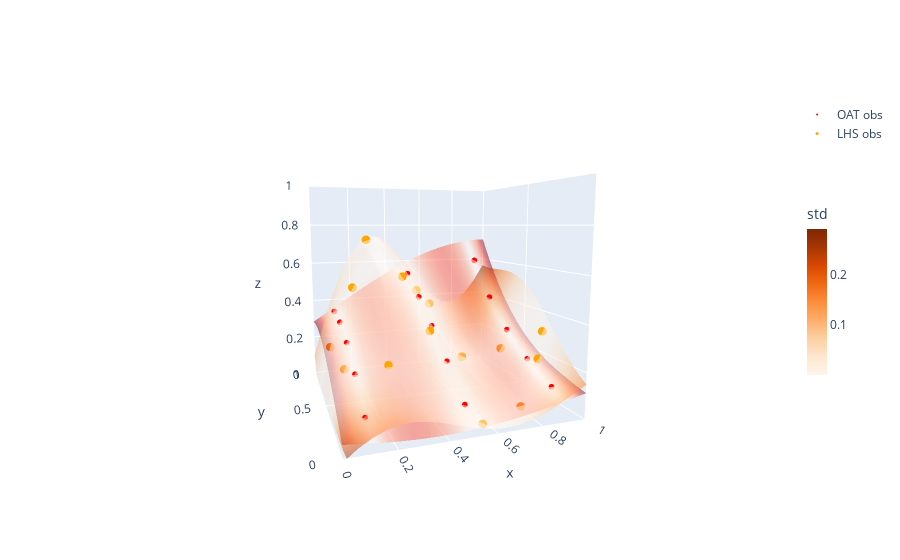

Notebook code for this chart:
### Code cell
# Train gpm on oat data
gpm_lhs = train_gp(X_lhs, y_lhs, kernel)

# Predict surface based on fitted GP
mu_lhs,std_lhs = gpm_lhs.predict(Xsurf, return_std=True)

# Plot the result
fig = go.FigureWidget()

fig.add_surface(x=mx, y=my, z=mu_oat.reshape(mx.shape), name='GP oat',
                colorscale='Reds', surfacecolor=std_oat.reshape(mx.shape), opacity=0.5, showscale=False,
               colorbar={'title':'std','len':0.5, 'thickness':20})

fig.add_surface(x=mx, y=my, z=mu_lhs.reshape(mx.shape), name='GP lhs',
                colorscale='Oranges', surfacecolor=std_lhs.reshape(mx.shape), opacity=0.5, showscale=True,
               colorbar={'title':'std','len':0.5, 'thickness':20})

fig.add_scatter3d(x=X_oat[:,0], y=X_oat[:,1], z=y_oat, mode='markers',
                  marker={'symbol':'circle', 'color':'red', 'size':2},
                  name='OAT obs', showlegend=True)

fig.add_scatter3d(x=X_lhs[:,0], y=X_lhs[:,1], z=y_lhs, mode='markers',
                  marker={'symbol':'circle', 'color':'orange', 'size':3},
                  name='LHS obs', showlegend=True)

# update layout to set view
fig.update_layout(
                  scene={'xaxis':{'range':[0,1]},
                         'yaxis':{'range':[0,1]},
                         'zaxis':{'range':[0,1]},
                         'aspectratio':{'x':1,'y':1,'z':1},
                         'camera':{
                            'eye':{'x':-0.7, 'y':-2., 'z':0.3}}
                        })

fig.show()

### Figure 1 — Plotly figure (JSON) as saved in the notebook; plotly's stock layout.template omitted (floating-point values rounded to 4 significant figures; data arrays with more than 128 entries replaced by an {"elided": "..."} marker saying what was removed)
{"data": [{"colorbar": {"len": 0.5, "thickness": 20, "title": {"text": "std"}}, "colorscale": [[0, "rgb(255,245,240)"], [0.125, "rgb(254,224,210)"], [0.25, "rgb(252,187,161)"], [0.375, "rgb(252,146,114)"], [0.5, "rgb(251,106,74)"], [0.625, "rgb(239,59,44)"], [0.75, "rgb(203,24,29)"], [0.875, "rgb(165,15,21)"], [1, "rgb(103,0,13)"]], "name": "GP oat", "opacity": 0.5, "showscale": false, "surfacecolor": {"elided": "20x20 float values"}, "type": "surface", "uid": "3560f473-7b25-4b96-b431-509d6ebb4396", "x": {"elided": "20x20 float values"}, "y": {"elided": "20x20 float values"}, "z": {"elided": "20x20 float values"}}, {"colorbar": {"len": 0.5, "thickness": 20, "title": {"text": "std"}}, "colorscale": [[0, "rgb(255,245,235)"], [0.125, "rgb(254,230,206)"], [0.25, "rgb(253,208,162)"], [0.375, "rgb(253,174,107)"], [0.5, "rgb(253,141,60)"], [0.625, "rgb(241,105,19)"], [0.75, "rgb(217,72,1)"], [0.875, "rgb(166,54,3)"], [1, "rgb(127,39,4)"]], "name": "GP lhs", "opacity": 0.5, "showscale": true, "surfacecolor": {"elided": "20x20 float values"}, "type": "surface", "uid": "83f0adcf-b77f-4941-b669-e06cd6e5ef2c", "x": {"elided": "20x20 float values"}, "y": {"elided": "20x20 float values"}, "z": {"elided": "20x20 float values"}}, {"marker": {"color": "red", "size": 2, "symbol": "circle"}, "mode": "markers", "name": "OAT obs", "showlegend": true, "type": "scatter3d", "uid": "97d989e4-b70f-4398-b8f5-3ec7b0e7a7b8", "x": [0.1, 0.1, 0.1, 0.1, 0.1, 0.5, 0.5, 0.5, 0.5, 0.5, 0.9, 0.9, 0.9, 0.9, 0.9], "y": [0.1, 0.3, 0.5, 0.7, 0.9, 0.1, 0.3, 0.5, 0.7, 0.9, 0.1, 0.3, 0.5, 0.7, 0.9], "z": [0.09708, 0.1997, 0.2823, 0.3348, 0.3522, 0.09368, 0.2143, 0.33, 0.4381, 0.5374, 0.1194, 0.1863, 0.2807, 0.4162, 0.5998]}, {"marker": {"color": "orange", "size": 3, "symbol": "circle"}, "mode": "markers", "name": "LHS obs", "showlegend": true, "type": "scatter3d", "uid": "afb7dd49-252e-4add-86fe-d99a81d1b24e", "x": [0.63, 0.07372, 0.9222, 0.1633, 0.2875, 0.5453, 0.7098, 0.05654, 0.8594, 0.7721, 0.3822, 0.9719, 0.2139, 0.5307, 0.4519], "y": [0.915, 0.4142, 0.2465, 0.695, 0.9662, 0.02969, 0.6251, 0.7563, 0.4855, 0.1319, 0.5822, 0.2955, 0.1936, 0.8356, 0.385], "z": [0.3613, 0.1887, 0.199, 0.502, 0.7214, 0.03637, 0.1251, 0.2006, 0.1917, 0.03659, 0.5589, 0.3118, 0.2575, 0.4526, 0.3342]}], "layout": {"scene": {"aspectratio": {"x": 1, "y": 1, "z": 1}, "camera": {"eye": {"x": -0.7, "y": -2, "z": 0.3}}, "xaxis": {"range": [0, 1]}, "yaxis": {"range": [0, 1]}, "zaxis": {"range": [0, 1]}}}}
